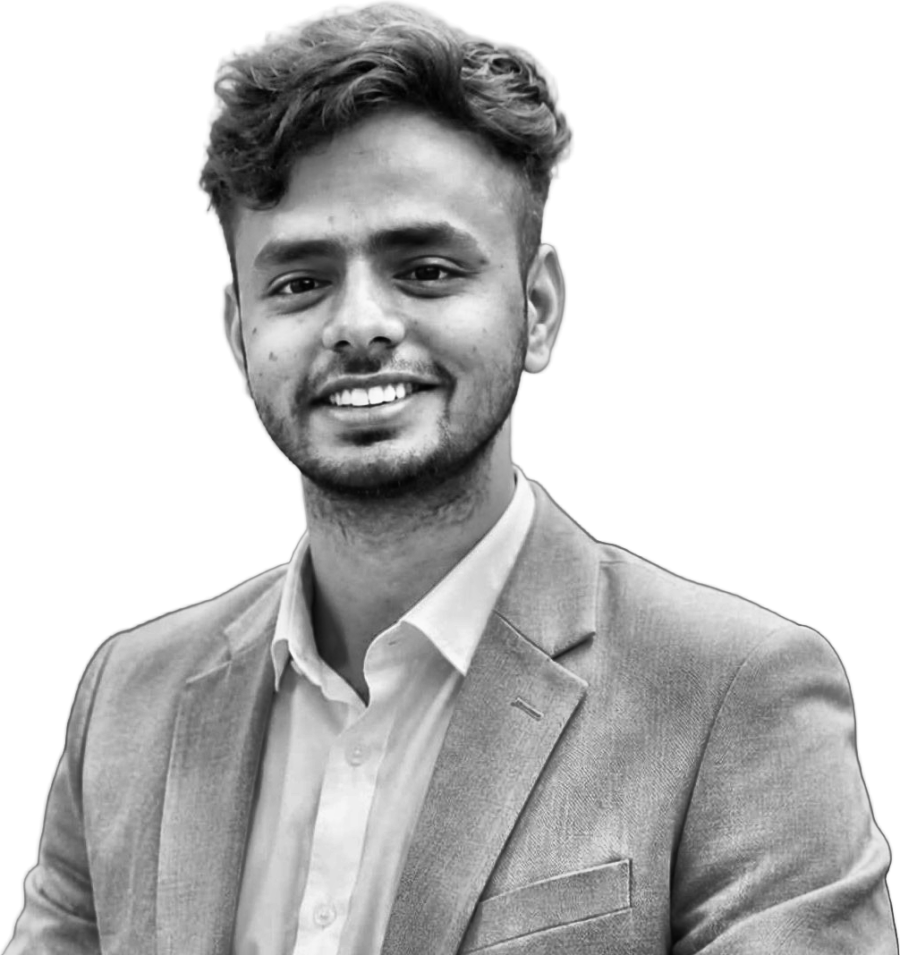
#> input picture source-prepped.png, 900 x 955 px
$ python make_ascii_svg.py
#> lines starting #> are read from the running program, lines starting #| are printed output that depends on the picture; after the words box and inside, x2 and y2 are one past the last pixel; in counts of white or black regions, pixels touching at a corner belong together
#!/usr/bin/env python3
"""
Photographic ASCII / typographic-halftone SVG generator.

    source-prepped.png  ->  profile-ascii.svg        (python scripts/make_ascii_svg.py)

Target look (measured on the reference render, 210 x 216 cells):
  * a regular lattice of heavy, round glyphs on a 5.8 x 5.5 px pitch; where the
    tone is bright the glyphs touch and fuse into a light surface pierced only by
    small dark lattice holes, where it is dark they shrink to a sparse dot texture;
  * a SOFT tonal range: median subject cell is ~1/3 ink, hair and suit sit at
    ~15-20 % (lattice still visible), face / neck are mid-tones, and only the
    shirt, teeth and forehead highlights reach (near) full coverage;
  * no blown-out face and no hard unsharp halos.

To get there reliably for ANY photo, the final tone map is a histogram
specification: whatever the photo's own contrast is, the ranked subject cells
are remapped onto TARGET_FILL_QUANTILES (measured from the reference).

Needs: pillow, numpy
"""

from __future__ import annotations

import html
from pathlib import Path

import numpy as np
from PIL import Image, ImageDraw, ImageFilter, ImageFont

# =========================================================
# PARAMETERS
# =========================================================
ROOT = Path(__file__).resolve().parent.parent
INPUT = ROOT / "source-prepped.png"
OUTPUT = ROOT / "profile-ascii.svg"

# --- lattice / typography --------------------------------------------------
WIDTH = 210                 # characters per row (more = finer detail)
CELL_W = 5.80               # px, horizontal pitch of the lattice
CELL_H = 5.50               # px, vertical pitch of the lattice
FONT_SIZE = 11.5            # px; wider than the 5.8 px pitch, so heavy glyphs fuse into a solid surface
                            # whose counters show up as the small dark round dots of the reference
GLYPH_SQUEEZE_Y = 0.76      # vertical squash so glyphs fit the near-square cell
ASPECT_X = 1.09             # reference portrait is ~9% wider than the photo (1269x1239 vs 900x955)
STROKE_WIDTH = 0.6          # px; thicker = bigger fused areas / smaller dark dots
FONT_WEIGHT = 700
FONT_FAMILY = '"DejaVu Sans Mono","Menlo","Consolas","Liberation Mono","Courier New",monospace'
CAP_HEIGHT_EM = 0.729       # cap height / font size (DejaVu Sans Mono)
ADVANCE_EM = 0.602          # natural glyph advance / font size (spacing is added up to CELL_W)

# Fonts used only to *measure* glyph ink coverage (first one found wins).
MEASURE_FONTS = [
    "/usr/share/fonts/truetype/dejavu/DejaVuSansMono-Bold.ttf",
    "/Library/Fonts/DejaVuSansMono-Bold.ttf",
    "C:/Windows/Fonts/consolab.ttf",
    "/System/Library/Fonts/Menlo.ttc",
    "/usr/share/fonts/truetype/liberation/LiberationMono-Bold.ttf",
]
# Round glyphs only, so every cell reads as a dot of some size.
CANDIDATES = " .'`,:;\"ioc*eaO08@"   # blank + round-ish glyphs, light -> heavy (no slashes: they read as noise)
RAMP_LEVELS = 12
FALLBACK_RAMP = " .:-=+*o%#@"

# --- tone ------------------------------------------------------------------
LOW_PCT, HIGH_PCT = 0.5, 99.5   # percentile stretch (subject only)
EQ_AMOUNT = 0.0             # 0 = linear, 1 = full histogram equalisation (the histogram match below replaces it)
CONTRAST = 1.0              # S-curve around mid-grey (1.0 = none)
GAMMA = 1.0                 # extra gamma before the histogram match (1.0 = none)
SHADOW_FLOOR = 0.0          # minimum tone before the histogram match (the match sets the real floor)
ADAPT_AMOUNT = 0.30         # adaptive local contrast blend (a little eye / teeth detail in shadow)
ADAPT_SIGMA = 4.0           # cells
ADAPT_FLOOR = 0.12          # spread floor, stops flat cloth turning into noise
ADAPT_GAIN = 0.30
ADAPT_KEEP_MEAN = 0.40
EDGE_SIGMA = 1.2            # cells; unsharp radius on the character grid
EDGE_AMOUNT = 0.90          # local sharpening; safe now that the histogram match fixes the global tone
DETAIL_RADIUS = 1.2         # px; full-resolution unsharp before resampling
DETAIL_PERCENT = 60
DITHER = 0.0                # ordered-dither strength in ramp steps (0 = clean halftone)

# Histogram specification: ink coverage (0 = blank .. 1 = densest glyph) of the
# subject cells at the 0, 5, 10 ... 100 % quantiles, measured on the reference.
TARGET_FILL_QUANTILES = [0.045, 0.068, 0.095, 0.122, 0.149, 0.177, 0.205, 0.232, 0.262, 0.295, 0.330,
                         0.370, 0.416, 0.469, 0.530, 0.598, 0.666, 0.739, 0.807, 0.881, 1.0]
HIST_MATCH = 1.0            # 0 = keep the photo's own tone curve, 1 = force the reference histogram

# --- lighting ----------------------------------------------------------------
LIGHT_MIN = 0.55            # brightness multiplier far from the head (1.0 = no vignette)
LIGHT_SX = 0.50             # spotlight half-width,  fraction of subject width
LIGHT_SY = 0.60             # spotlight half-height, fraction of subject height
LIGHT_CY = 0.30             # spotlight centre row,  fraction of subject height
SMOOTH_SIGMA = 0.40         # cells; tiny blur so neighbouring cells do not flicker between glyphs

# --- background detection --------------------------------------------------
BG_THRESHOLD = 247          # near-white pixels connected to the border = background
BG_CLOSE = 3
CROP_MARGIN = 0.02
MASK_ERODE = 4              # px; shrinks the mask to drop the cut-out edge halo
MASK_COVERAGE = 0.5         # a cell is "subject" if >= this fraction of it is subject

# --- svg -------------------------------------------------------------------
TEXT_COLOR = "#c9d1d9"
BACKGROUND = "#0d1117"
PAD_X = 16
PAD_Y = 16
CORNER_RADIUS = 12

# --- animation (plays once, then stays static) -------------------------------
ROW_DELAY = 0.010           # seconds between rows
ROW_DURATION = 0.35         # seconds per row
SLIDE_PX = 14               # left-to-right slide distance

NBSP = "\u00a0"
CHAR_ASPECT = CELL_W / CELL_H   # cell width / cell height
BAYER_4 = (np.array([[0, 8, 2, 10], [12, 4, 14, 6], [3, 11, 1, 9], [15, 7, 13, 5]], np.float32) + 0.5) / 16.0


# =========================================================
# IMAGE LOADING / SUBJECT DETECTION
# =========================================================
def load_image(path: Path) -> Image.Image:
    """Load as grayscale, compositing any alpha onto white."""
    img = Image.open(path)
#> img is the input picture: PIL image 900x955 L; min 1, max 255, mean 196.5
    if img.mode in ("RGBA", "LA") or "transparency" in img.info:
        img = Image.alpha_composite(Image.new("RGBA", img.size, (255, 255, 255, 255)), img.convert("RGBA"))
    return img.convert("L")


def subject_mask(gray: Image.Image) -> np.ndarray:
    """
    True = subject. Only near-white pixels *connected to the border* are
    background, so a bright shirt or teeth inside the outline survive. The mask
    is then shrunk a few px: the cut-out edge carries a light halo / dark outline
    that would otherwise become a ring of dense glyphs.
    """
    binary = gray.filter(ImageFilter.MinFilter(BG_CLOSE)).point(lambda v: 255 if v >= BG_THRESHOLD else 0)
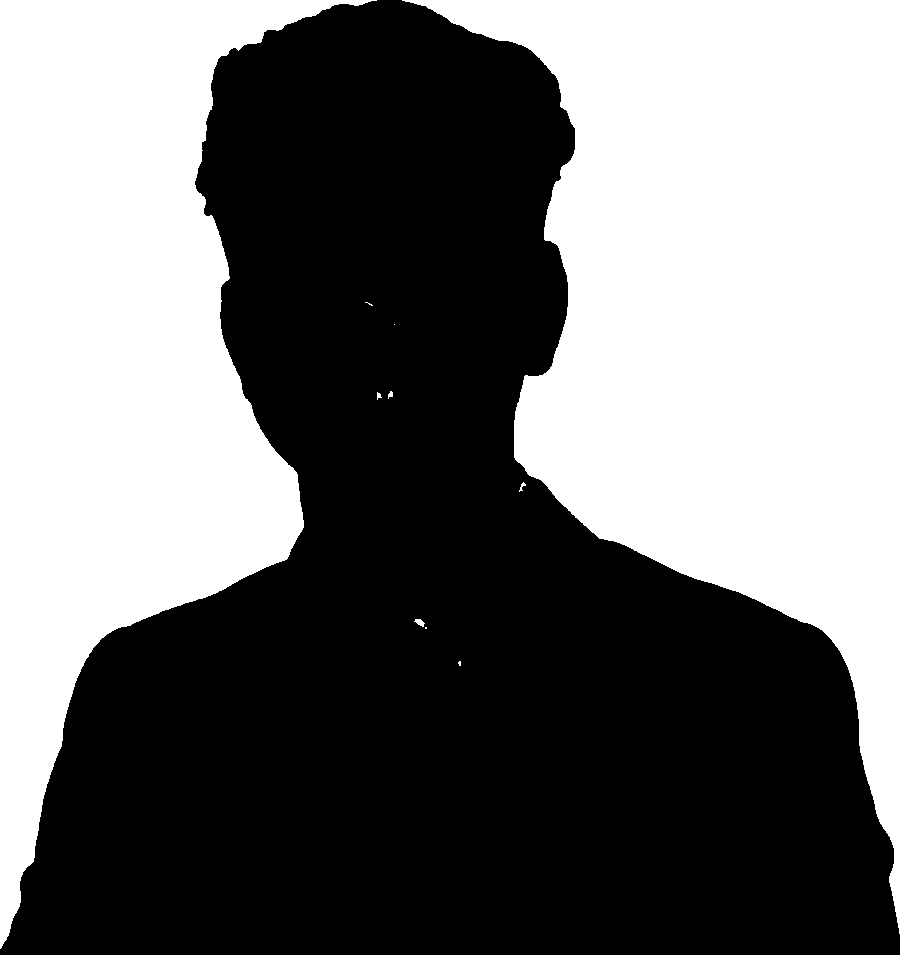
#> binary: PIL image 900x955 L; 44.8% white; 10 white regions (4 under 20 px), largest, box (x1, y1, x2, y2) and area: (402, 0, 900, 934) 218232, (0, 0, 377, 949) 166247, (414, 619, 425, 627) 50, (519, 482, 526, 492) 27, (388, 391, 393, 399) 26, (377, 392, 382, 400) 23
    w, h = binary.size
    step = 8
    seeds = [(x, y) for x in range(0, w, step) for y in (0, h - 1)] + [(x, y) for y in range(0, h, step) for x in (0, w - 1)]
    for s in seeds:
        if binary.getpixel(s) == 255:           # skip seeds already swallowed by an earlier fill
            ImageDraw.floodfill(binary, s, 128)
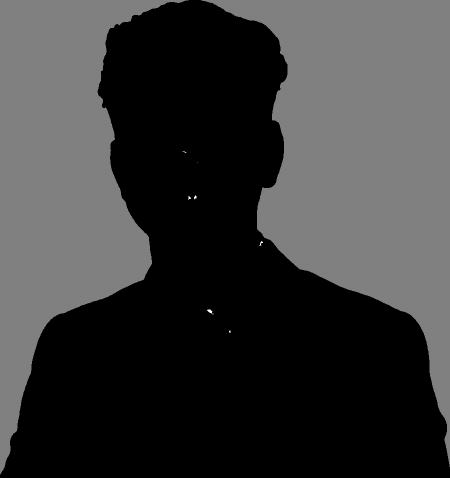
#> binary: PIL image 900x955 L (shown at 1/2 size); min 0, max 255, mean 57.3
    subject = Image.fromarray(((np.asarray(binary) != 128) * 255).astype(np.uint8))
#> subject: PIL image 900x955 L; 55.3% white; 2 black regions, box (x1, y1, x2, y2) and area: (402, 0, 900, 934) 218232, (0, 0, 377, 949) 166247
    if MASK_ERODE > 0:
        subject = subject.filter(ImageFilter.MinFilter(2 * MASK_ERODE + 1))
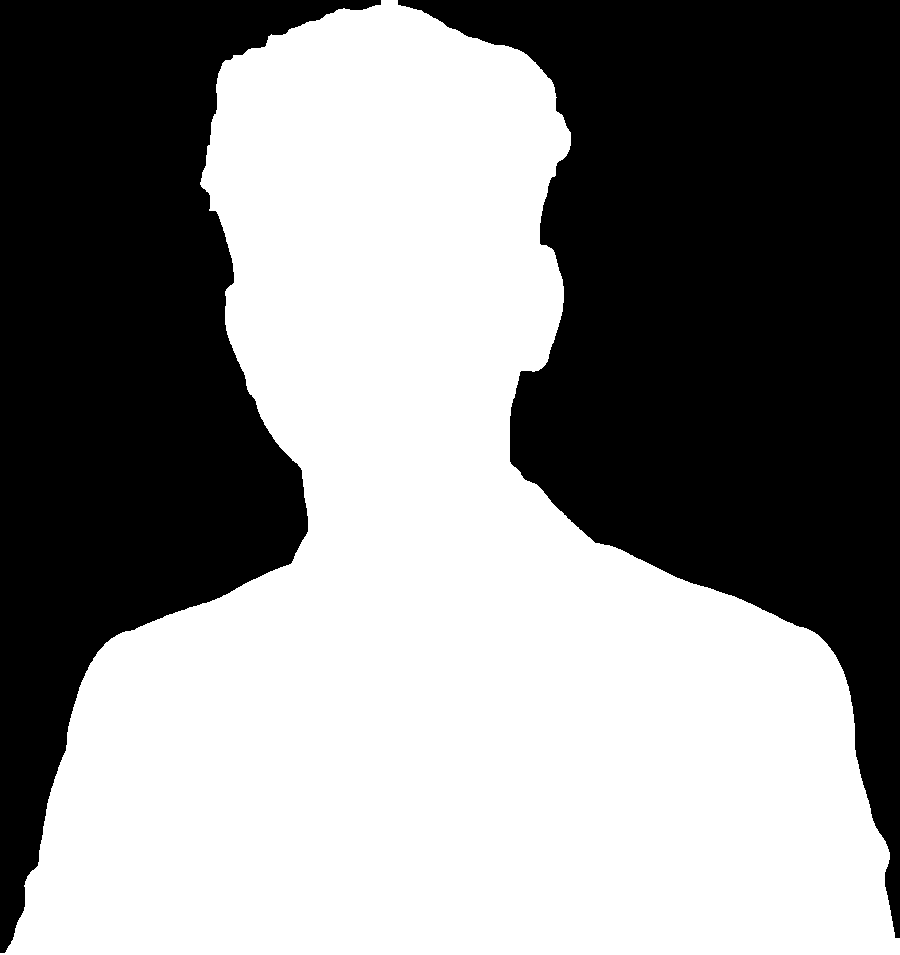
#> subject: PIL image 900x955 L; 53.8% white; 2 black regions, box (x1, y1, x2, y2) and area: (398, 0, 900, 938) 224715, (0, 0, 381, 953) 172617
    return np.asarray(subject) > 127


def crop_image(gray: Image.Image, mask: np.ndarray) -> tuple[Image.Image, np.ndarray]:
    """Crop to the subject bounding box plus a small margin."""
    ys, xs = np.where(mask)
    x0, x1, y0, y1 = xs.min(), xs.max() + 1, ys.min(), ys.max() + 1
#> x0 = 0; x1 = 900; y0 = 0; y1 = 955
    mx, my = int((x1 - x0) * CROP_MARGIN), int((y1 - y0) * CROP_MARGIN)
#> mx = 18; my = 19
    x0, y0 = max(0, x0 - mx), max(0, y0 - my)
    x1, y1 = min(gray.width, x1 + mx), min(gray.height, y1 + my)
    return gray.crop((x0, y0, x1, y1)), mask[y0:y1, x0:x1]


# =========================================================
# TONE
# =========================================================
def resize_for_characters(gray: Image.Image, mask: np.ndarray) -> tuple[np.ndarray, np.ndarray]:
    """
    Sharpen at full resolution, then area-average to the character grid. Rows are
    scaled by CELL_W / CELL_H so non-square cells do not distort the face. Each
    source pixel is weighted by the subject mask (normalised averaging), so the
    white background never bleeds into edge cells.
    """
    sharp = np.asarray(gray.filter(ImageFilter.UnsharpMask(DETAIL_RADIUS, DETAIL_PERCENT, 2)), np.float32)
    size = (WIDTH, max(1, round(WIDTH * (gray.height / gray.width) * CHAR_ASPECT / ASPECT_X)))
    m = mask.astype(np.float32)
    box = Image.Resampling.BOX
    num = np.asarray(Image.fromarray(sharp * m).resize(size, box))
    den = np.asarray(Image.fromarray(m).resize(size, box))
    tone = np.where(den > 1e-3, num / np.maximum(den, 1e-3), 0.0) / 255.0
    return tone.astype(np.float32), den > MASK_COVERAGE


def _blur_matrix(n: int, sigma: float) -> np.ndarray:
    """n x n Gaussian smoothing matrix (rows renormalised at the borders)."""
    i = np.arange(n)
    k = np.exp(-0.5 * ((i[:, None] - i[None, :]) / sigma) ** 2)
    k[np.abs(i[:, None] - i[None, :]) > 3 * sigma] = 0.0
    return k / k.sum(axis=1, keepdims=True)


def masked_blur(a: np.ndarray, mask: np.ndarray, sigma: float) -> np.ndarray:
    """Gaussian blur that only averages subject cells (matrix form: two matmuls)."""
#> called with sigma = 1.2
    ky, kx = _blur_matrix(a.shape[0], sigma), _blur_matrix(a.shape[1], sigma)
    m = mask.astype(np.float32)
#> m: shape (216, 210) float32; values 0 (black) and 1 (white), 53.7% white; 2 black regions, box (x1, y1, x2, y2) and area: (93, 0, 210, 212) 11865, (0, 0, 89, 216) 9127
    blur = lambda x: ky @ x @ kx.T
    return blur(a * m) / np.maximum(blur(m), 1e-4)
#> returned value: shape (216, 210) float64


def spotlight(mask: np.ndarray) -> np.ndarray:
    """
    Soft elliptical light centred on the head (centroid of the subject's upper
    part), falling off toward the shoulders and corners.
    """
    h, w = mask.shape
    top = mask[: max(1, int(h * 0.35))]
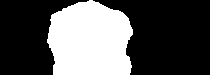
#> top: shape (75, 210) bool; 33.9% white; 1 white region, box (x1, y1, x2, y2) and area: (47, 0, 133, 75) 5346
    cx = np.nonzero(top)[1].mean() if top.any() else w / 2
#> cx = 89.58
    yy, xx = np.mgrid[0:h, 0:w].astype(np.float32)
    d2 = ((xx - cx) / (LIGHT_SX * w)) ** 2 + ((yy - LIGHT_CY * h) / (LIGHT_SY * h)) ** 2
    return LIGHT_MIN + (1 - LIGHT_MIN) * np.exp(-0.5 * d2)


def enhance_contrast(tone: np.ndarray, mask: np.ndarray) -> np.ndarray:
    """
    Tone shaping, measured on the subject only:
      gentle unsharp on the grid -> spotlight -> percentile stretch -> light
      adaptive local contrast -> (optional) equalisation -> S-curve -> gamma
      -> shadow floor (dark hair / suit keep a visible dot lattice).
    """
    tone = tone + EDGE_AMOUNT * (tone - masked_blur(tone, mask, EDGE_SIGMA))
    tone = tone * spotlight(mask)
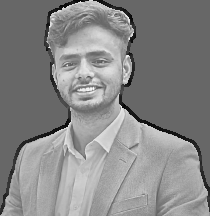
#> tone: shape (216, 210) float64; min -0.829, max 1.21, mean 0.253; drawn with min black and max white
    lo, hi = np.percentile(tone[mask], [LOW_PCT, HIGH_PCT])
#> lo = -0.0138; hi = 0.966
    t = np.clip((tone - lo) / max(hi - lo, 1e-6), 0, 1)

    if ADAPT_AMOUNT > 0:
        mu = masked_blur(t, mask, ADAPT_SIGMA)
        sd = np.sqrt(masked_blur((t - mu) ** 2, mask, ADAPT_SIGMA))
#> call 3 of masked_blur, with sigma = 4
#> in masked_blur (call 3), `return blur(a * m) / np.maximum(blur(m), 1e-4)`:
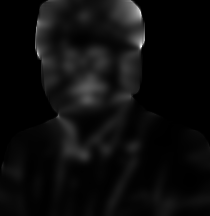
#> returned value: shape (216, 210) float64; min 0, max 0.259, mean 0.0132; drawn with min black and max white
        local = np.clip(0.5 + ADAPT_GAIN * (t - mu) / (sd + ADAPT_FLOOR), 0, 1)
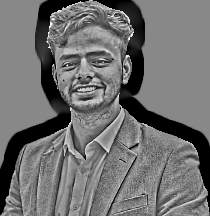
#> local: shape (216, 210) float64; min 0, max 1, mean 0.442
        local = np.clip(local + (mu - 0.5) * ADAPT_KEEP_MEAN, 0, 1)
        t = (1 - ADAPT_AMOUNT) * t + ADAPT_AMOUNT * local
#> (the rest of the program and of its run is left out)
